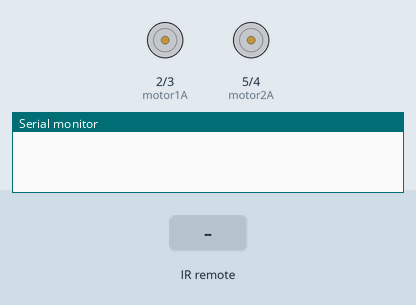
Bench run of a sketch on a simulated Arduino Uno, built with avr-gcc and run on an emulated ATmega328P. Parts: motor-driver pin pairs drawn as motors (green arrow = first pin HIGH = forward, orange = second pin HIGH = backward, longer = more drive), the last lines printed to the serial monitor. The test bench sets the inputs (shaded band).

Above: at 1.2 s.
1.3 s: infrared code 0xB946FF00 received
At 1.7 s:
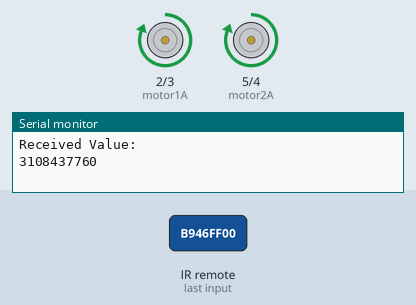
2.8 s: infrared code 0xEA15FF00 received
At 4.0 s:
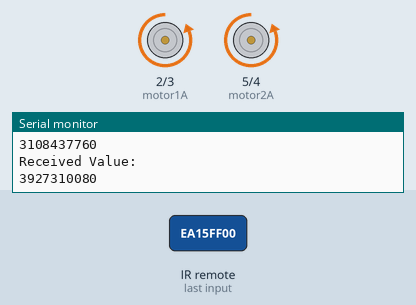
4.3 s: infrared code 0xBB44FF00 received
At 5.2 s:
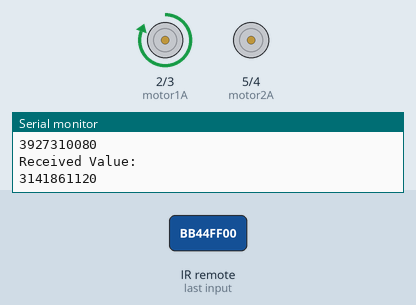
5.8 s: infrared code 0xBC43FF00 received
At 6.3 s:
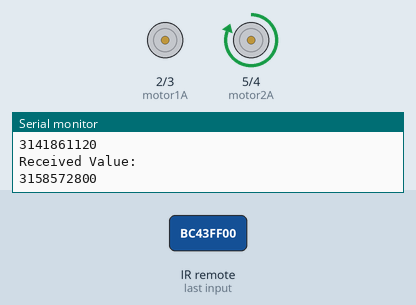
7.3 s: infrared code 0xB847FF00 received
At 8.7 s:
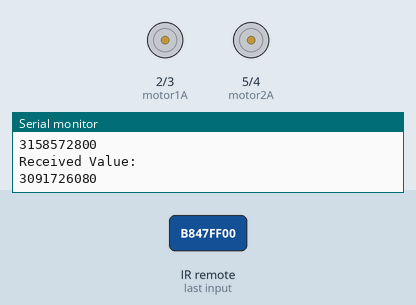
Timing chart, 0 to 9.8 s (numbered marks = the images above; inputs shaded):
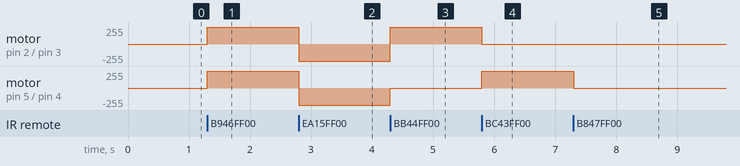

The sketch:

ObjectFolowingAndRemoteControlledRobot.ino
```cpp
#include <NewPing.h>
#include <IRremote.h>

//right
#define motor1A 2
#define motor1B 3
//left
#define motor2A  5
#define motor2B  4

#define IR_RECEIVER 7

#define RIGHT_IR 10
#define LEFT_IR 9
#define ULTRASONIC_TRIGER 12
#define ULTRASONIC_ECHO 11

#define MIN_DISTANCE 3
#define MAX_DISTANCE 20


NewPing ultrasonicSensor(ULTRASONIC_TRIGER, ULTRASONIC_ECHO, 100);
boolean isFollowMode = false;

void setup() {
  // Motors Setup
  pinMode(motor1A, OUTPUT);
  pinMode(motor1B, OUTPUT);
  pinMode(motor2A, OUTPUT);
  pinMode(motor2B, OUTPUT);

  //IR Sensors Setup
  pinMode(RIGHT_IR, INPUT);
  pinMode(LEFT_IR, INPUT);

  // IR Receiver Setup
    IrReceiver.begin(IR_RECEIVER, true);

  // Serial Debugging
  Serial.begin(9600);
}

void loop() {

  // Check for IR remote input
  if(IrReceiver.decode()) {
   unsigned long receivedValue = IrReceiver.decodedIRData.decodedRawData;
    Serial.println("Received Value: ");Serial.println(receivedValue);
    IrReceiver.resume();

    if(receivedValue == 3125149440){
      isFollowMode = !isFollowMode;
      stop();//Stop the robot when switching modes
    }

    if(!isFollowMode) remoteControlMode(receivedValue); //Switch To Remote Control Mode
    else followMode(); //Switch TO The Follow Mode
  }
  if(isFollowMode) followMode(); //Switch TO The Follow Mode

}


//Folow Mode Logic
void followMode(){
  int distance = ultrasonicSensor.ping_cm(); //distance between the object and the robot
  int rightIRValue = digitalRead(RIGHT_IR); // shows if the right sensor detect the object or not
  int leftIRValue = digitalRead(LEFT_IR); // shows if the right sensor detect the object or not

  //Pring the values for debugging
  Serial.print("Distance: "); Serial.println(distance);
  Serial.print("Right IR: "); Serial.println(rightIRValue);
  Serial.print("Left IR: "); Serial.println(leftIRValue);

  boolean isClose = distance < MIN_DISTANCE ;
  boolean isFar =  distance > MAX_DISTANCE;

  // Movement Logic
  if (!isFar && !isClose) {
    if (rightIRValue == HIGH && leftIRValue == HIGH)   move(); //Serial.print("Moving ");
    else if (rightIRValue == LOW && leftIRValue == HIGH)  turnRight(); //Serial.print("Turn Right ");
    else if (rightIRValue == HIGH && leftIRValue == LOW) turnLeft(); //Serial.print("Turn Left ");
    else stop();
  } else if (isClose) {
    if (rightIRValue == LOW && leftIRValue == LOW) reverse(); //Serial.print("reverse ");
    else if (rightIRValue == LOW && leftIRValue == HIGH) reverseRight(); // Serial.print("reverse right ");
    else if (rightIRValue == HIGH && leftIRValue == LOW)  reverseLeft(); //Serial.print("reverse back ");
    else stop();
  } else {
    stop();
  }
  delay(100);
}


// Control Mode
void remoteControlMode(unsigned long receivedValue) {
  switch ( receivedValue) {
    case 3108437760:
      move();
      break;

    case 3927310080:
      reverse();
      break;

    case 3141861120:
      turnLeft();
      break;

    case 3158572800:
      turnRight();
      break;

    case 3091726080:
      stop();
      break;
    default:
      Serial.print("Unknown command: ");Serial.println(receivedValue);
      break;
  }
}

void move(){
  digitalWrite(motor1A, HIGH);
  digitalWrite(motor1B, LOW);
  digitalWrite(motor2A, HIGH);
  digitalWrite(motor2B, LOW);

}
void stop(){
  digitalWrite(motor1A, LOW);
  digitalWrite(motor1B, LOW);
  digitalWrite(motor2A, LOW);
  digitalWrite(motor2B, LOW);
}
void reverse(){
  digitalWrite(motor1A, LOW);
  digitalWrite(motor1B, HIGH);
  digitalWrite(motor2A, LOW);
  digitalWrite(motor2B, HIGH);

}

void turnLeft(){
  digitalWrite(motor1A, HIGH);
  digitalWrite(motor1B, LOW);
  digitalWrite(motor2A, LOW);
  digitalWrite(motor2B, LOW);

}

void turnRight(){
  digitalWrite(motor1A, LOW);
  digitalWrite(motor1B, LOW);
  digitalWrite(motor2A, HIGH);
  digitalWrite(motor2B, LOW);


}
void reverseRight(){
  digitalWrite(motor1A, LOW);
  digitalWrite(motor1B, LOW);
  digitalWrite(motor2A, LOW);
  digitalWrite(motor2B, HIGH);

}
void reverseLeft(){
  digitalWrite(motor1A, LOW);
  digitalWrite(motor1B, HIGH);
  digitalWrite(motor2A, LOW);
  digitalWrite(motor2B, LOW);
}
```

Measured:
- after the input at 1.3 s, motor on pin 2 (motor1A) / pin 3 (motor1B), motor on pin 5 (motor2A) / pin 4 (motor2B): stopped → forward 255/255 at once
- after the input at 2.8 s, motor on pin 2 (motor1A) / pin 3 (motor1B), motor on pin 5 (motor2A) / pin 4 (motor2B): forward 255/255 → backward 255/255 at once
- after the input at 4.3 s, motor on pin 2 (motor1A) / pin 3 (motor1B): backward 255/255 → forward 255/255 at once; motor on pin 5 (motor2A) / pin 4 (motor2B): backward 255/255 → stopped at once
- after the input at 5.8 s, motor on pin 2 (motor1A) / pin 3 (motor1B): forward 255/255 → stopped at once; motor on pin 5 (motor2A) / pin 4 (motor2B): stopped → forward 255/255 at once
- after the input at 7.3 s, motor on pin 5 (motor2A) / pin 4 (motor2B): forward 255/255 → stopped at once
